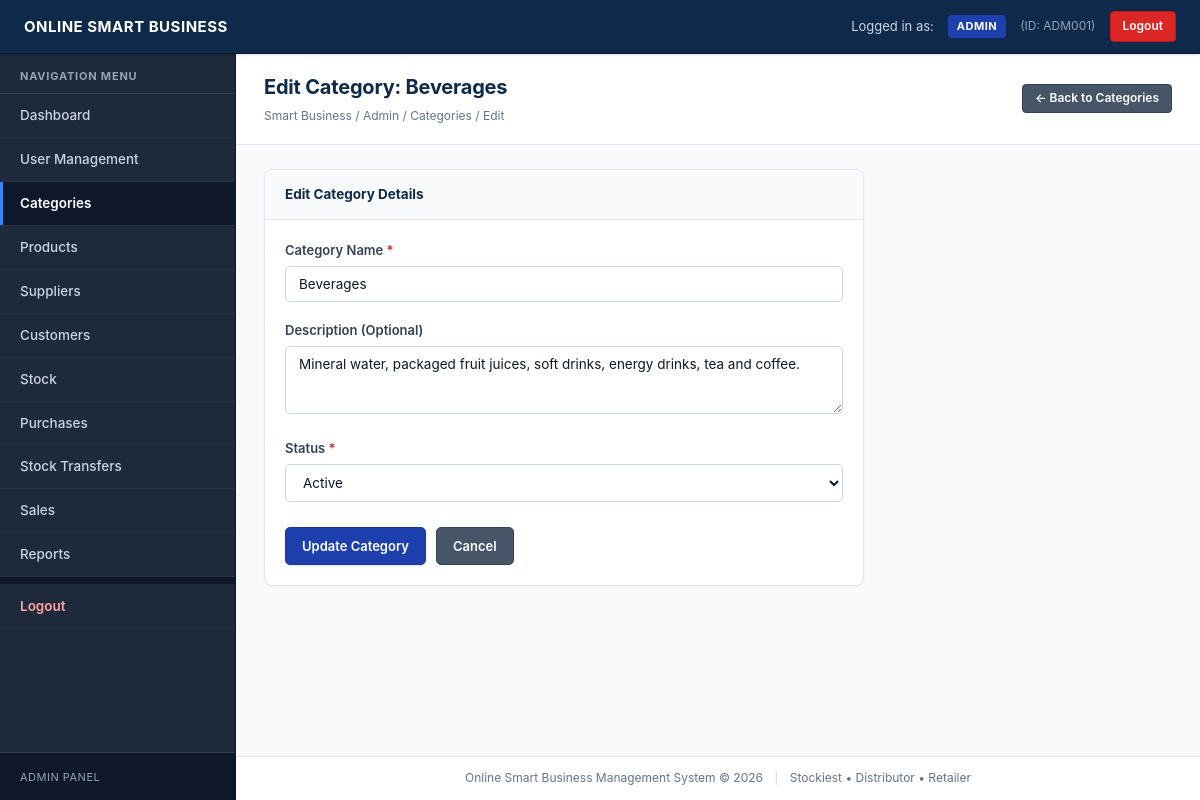
The page /categories/edit.php?id=10 (signed in) on the database its author committed.
### tables this page shows
CREATE TABLE IF NOT EXISTS `categories` (
    `id` INT(11) NOT NULL AUTO_INCREMENT,
    `category_name` VARCHAR(100) NOT NULL UNIQUE,
    `description` TEXT DEFAULT NULL,
    `status` ENUM('Active', 'Inactive') DEFAULT 'Active',
    `created_at` TIMESTAMP NOT NULL DEFAULT CURRENT_TIMESTAMP,
    PRIMARY KEY (`id`)
);

### includes/auth.php (called while the page is built, shortened)
<?php
function e($str) {
    return htmlspecialchars((string)($str ?? ''), ENT_QUOTES, 'UTF-8');
}
?>

### categories/edit.php (the view, shortened to what this page needs)
<?php
require_once '../config/database.php';
require_once '../includes/auth.php';
$id = (int)($_GET['id'] ?? 0);
$stmt = mysqli_prepare($conn, "SELECT * FROM categories WHERE id = ? LIMIT 1");
mysqli_stmt_bind_param($stmt, "i", $id);
mysqli_stmt_execute($stmt);
$res = mysqli_stmt_get_result($stmt);
$category = mysqli_fetch_assoc($res);
include '../includes/header.php';
?>
<div class="page-header">
    <div>
        <h1>Edit Category: <?php echo e($category['category_name']); ?></h1>
        <div class="page-breadcrumb">Smart Business / Admin / Categories / Edit</div>
    </div>
    <div>
        <a href="index.php" class="btn btn-secondary btn-sm">&larr; Back to Categories</a>
    </div>
</div>
<div class="page-content">
    <div class="card" style="max-width: 600px;">
        <div class="card-header">
            <span>Edit Category Details</span>
        </div>
        <div class="card-body">
            <form action="edit.php?id=<?php echo e($id); ?>" method="POST" autocomplete="off">
                <div class="form-group">
                    <label for="category_name">Category Name <span style="color:#c9302c;">*</span></label>
                    <input type="text" id="category_name" name="category_name" class="form-control"
                           value="<?php echo e($_POST['category_name'] ?? $category['category_name']); ?>" required>
                </div>
                <div class="form-group">
                    <label for="description">Description (Optional)</label>
                    <textarea id="description" name="description" class="form-control" rows="3"><?php echo e($_POST['description'] ?? $category['description']); ?></textarea>
                </div>
                <div class="form-group">
                    <label for="status">Status <span style="color:#c9302c;">*</span></label>
                    <select id="status" name="status" class="form-control" required>
                        <option value="Active" <?php echo (($_POST['status'] ?? $category['status']) === 'Active') ? 'selected' : ''; ?>>Active</option>
                    </select>
                </div>
                <div style="margin-top: 25px; display: flex; gap: 10px;">
                    <button type="submit" class="btn btn-primary">Update Category</button>
                    <a href="index.php" class="btn btn-secondary">Cancel</a>
                </div>
            </form>
        </div>
    </div>
</div>
<?php include '../includes/footer.php'; ?>

### assets/css/style.css (style rules this page uses)
html, body { height: 100%; }
*, *::before, *::after { margin: 0; padding: 0; box-sizing: border-box; }
body { font-family: -apple-system, BlinkMacSystemFont, "Segoe UI", Roboto, "Helvetica Neue", Arial, sans-serif; font-size: 13.5px; line-height: 1.55; color: #1e293b; background-color: #f8fafc; -webkit-font-smoothing: antialiased; -moz-osx-font-smoothing: grayscale; }
.form-group { margin-bottom: 18px; }
.form-group label { display: block; font-weight: 600; font-size: 13px; color: #334155; margin-bottom: 6px; }
.form-control { width: 100%; padding: 9px 13px; font-size: 13.5px; font-family: inherit; border: 1px solid #cbd5e1; border-radius: 5px; background-color: #ffffff; color: #0f172a; transition: border-color 0.15s ease, box-shadow 0.15s ease; }
.form-control::placeholder { color: #94a3b8; font-size: 13px; }
.btn { display: inline-block; padding: 9px 16px; font-size: 13px; font-family: inherit; font-weight: 600; text-align: center; text-decoration: none; border: 1px solid transparent; border-radius: 5px; cursor: pointer; transition: all 0.15s ease; line-height: 1.4; }
.btn-primary { background-color: #1e40af; color: #ffffff; border-color: #1e3a8a; box-shadow: 0 1px 2px rgba(30, 64, 175, 0.15); }
.btn-secondary { background-color: #475569; color: #ffffff; border-color: #334155; }
.btn-sm { padding: 5px 12px; font-size: 12px; border-radius: 4px; }
.page-header { background-color: #ffffff; padding: 18px 28px; border-bottom: 1px solid #e2e8f0; display: flex; justify-content: space-between; align-items: center; width: 100%; box-sizing: border-box; flex-shrink: 0; }
.page-header h1 { font-size: 20px; font-weight: 700; color: #0f294a; margin: 0; letter-spacing: -0.2px; }
.page-breadcrumb { font-size: 12px; color: #64748b; margin-top: 4px; }
.page-content { padding: 24px 28px; flex: 1 0 auto; width: 100%; box-sizing: border-box; }
.card { background: #ffffff; border: 1px solid #e2e8f0; border-radius: 8px; margin-bottom: 24px; box-shadow: 0 1px 3px 0 rgba(0, 0, 0, 0.04), 0 1px 2px -1px rgba(0, 0, 0, 0.04); display: flex; flex-direction: column; overflow: hidden; width: 100%; box-sizing: border-box; }
.card-header { background-color: #f8fafc; border-bottom: 1px solid #e2e8f0; padding: 14px 20px; font-weight: 700; font-size: 13.5px; color: #0f294a; display: flex; justify-content: space-between; align-items: center; }
.card-body { padding: 20px; flex: 1; }

### rows shown on the page
categories: category_name "Beverages", description "Mineral water, packaged fruit juices, soft drinks, energy drinks, tea and coffee.", status "Active"

### other values the page prints
$current_user['role_name'] "ADMIN"
$current_user['user_id'] "ADM001"
